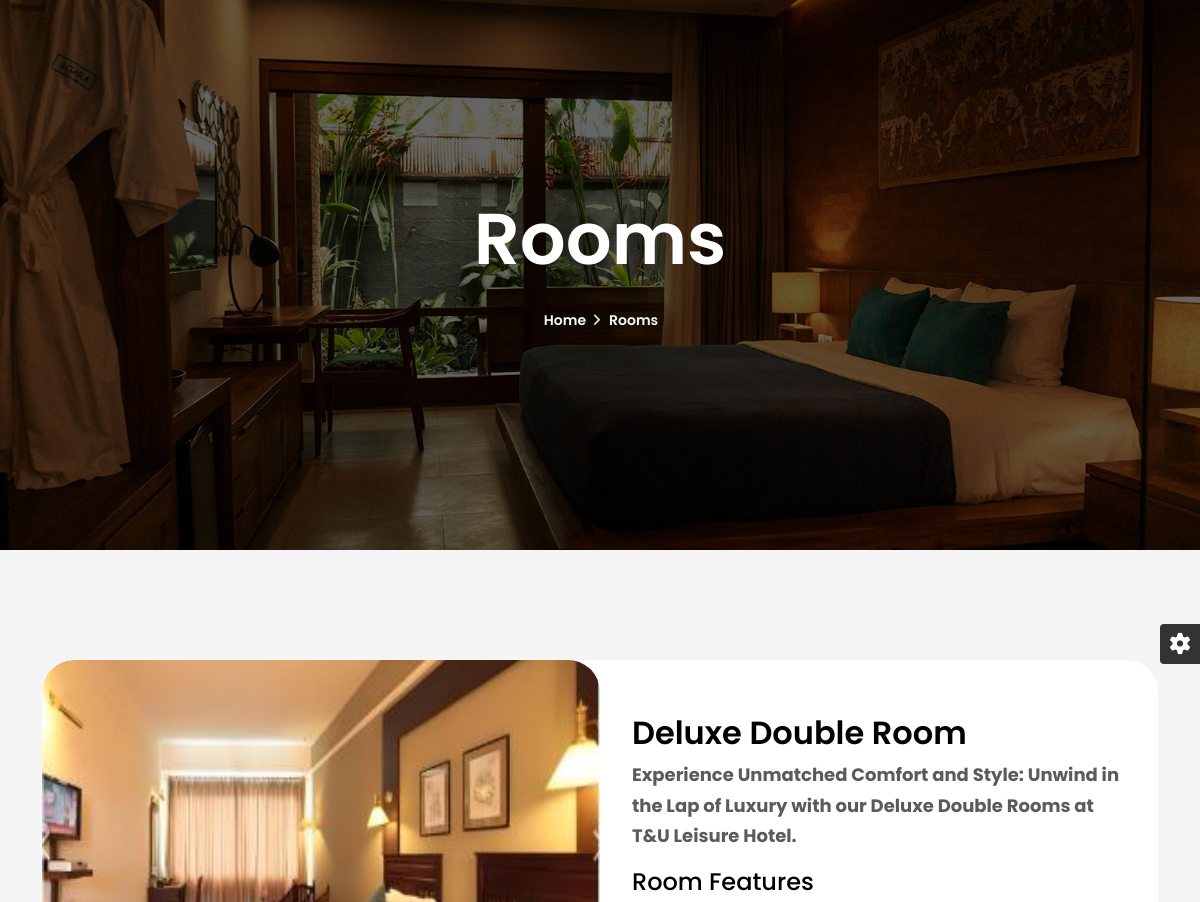
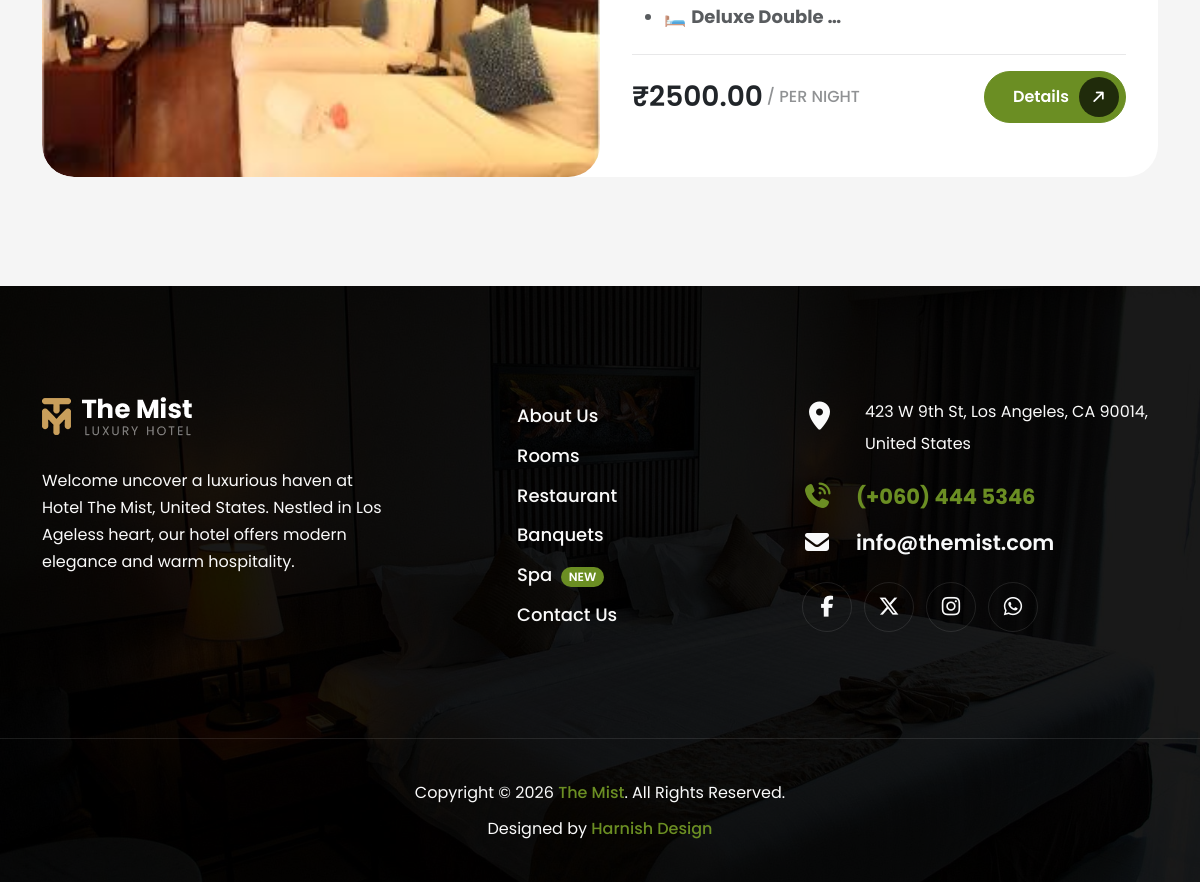
The page /our-rooms/ on the database its author committed (2 pictures, top to bottom).
### tandj_app/models.py (models this page shows, shortened)
class Room(models.Model):
    STATUS_CHOICES = [
        ("active", "Active"),
        ("inactive", "Inactive"),
    ]
    slug = models.SlugField(max_length=170, unique=True, blank=True)
    status = models.CharField(
        max_length=10, choices=STATUS_CHOICES, default="active"
    )
    room_category = models.CharField(
        max_length=100, blank=True
    )
    bedroom_beds = models.CharField(
        max_length=255, blank=True
    )
    living_room_beds = models.CharField(
        max_length=255, blank=True
    )
    rating_average = models.DecimalField(
        max_digits=3, decimal_places=1, null=True, blank=True
    )
    description = models.TextField(blank=True)
    price_per_night = models.DecimalField(
        max_digits=10, decimal_places=2, default=0
    )
    main_image = models.ImageField(upload_to="rooms/main/", blank=True, null=True)
    created_at = models.DateTimeField(auto_now_add=True)
    updated_at = models.DateTimeField(auto_now=True)
    class Meta:
        db_table = "rooms"

### tandj_app/views.py (the view)
# urls.py: path("rooms/", views.room_list, name="room_list"),
def rooms(request):
    room_list = Room.objects.prefetch_related("images")
    return render(request, "frontends/rooms.html", {"rooms": room_list})

### templates/frontends/rooms.html (shortened to what this page needs)
{% extends "frontends/base.html" %}
{% load static %}
{% block content %}
		<section class="page-header page-header-text-light py-0 mb-0">
			<div class="hero-wrap py-5">
				<div class="hero-mask opacity-6 bg-black"></div>
				<div class="hero-bg hero-bg-scroll" style="background-image:url('{% static 'tandu-main/images/slider/slide-2.jpg' %}');"></div>
				<div class="hero-content py-2 py-lg-4 my-2 my-md-4">
					<div class="container text-center mt-5 pt-5 pb-2">
						<h1 class="text-17 mb-4 wow fadeInUp">Rooms</h1>
						<ul class="breadcrumb justify-content-center mb-0 wow fadeInUp" data-wow-delay=".2s">
							<li><a href="{% url 'tandj_app:index' %}">Home</a></li>
							<li class="active">Rooms</li>
						</ul>
					</div>
				</div>
			</div>
		</section>
            <section class="section">
                <div class="container">
                    <div class="room-items-wrap">
						{% for room in rooms %}
						<div class="room-item bg-white rounded-5 {% if not forloop.last %}mb-5{% endif %}">
							<div class="row g-0">
								{% if forloop.counter|divisibleby:2 %}
								<div class="col-lg-6 align-content-center">
									<div class="p-4 m-2">
										<h3 class="text-8 fw-600">{{ room.room_category|default:"Room" }}</h3>
										<div class="text-body-secondary">{{ room.description|safe|truncatewords_html:25 }}</div>
										<div class="row g-2 text-3 text-body-secondary mb-3">
											{% if room.bedroom_beds %}
											<div class="col-6 col-xl-4 d-flex align-items-center">
												<span class="text-primary text-5 me-2"><i class="fa-solid fa-bed"></i></span>
												{{ room.bedroom_beds }}
											</div>
											{% endif %}
											{% if room.living_room_beds %}
											<div class="col-6 col-xl-4 d-flex align-items-center">
												<span class="text-primary text-5 me-2"><i class="fa-solid fa-couch"></i></span>
												{{ room.living_room_beds }}
											</div>
											{% endif %}
											{% if room.rating_average %}
											<div class="col-6 col-xl-4 d-flex align-items-center">
												<span class="text-primary text-5 me-2"><i class="fa-solid fa-star"></i></span>
												{{ room.rating_average }} Rating
											</div>
											{% endif %}
										</div>
										<hr class="opacity-1">
										<div class="d-flex align-items-center justify-content-between w-100 bottom-0 start-0">
											<div class="text-7 fw-600 d-flex align-items-center gap-1">₹{{ room.price_per_night }} <span class="text-3 fw-500 text-body-tertiary text-uppercase">/ Per Night</span></div>
											<a class="btn btn-new btn-primary rounded-pill" href="{% url 'tandj_app:room_detail_public' room.slug %}">
												<span class="btn-text"><span>Details</span></span>
												<span class="btn-icon"><i class="fa-solid fa-arrow-right"></i></span>
											</a>
										</div>
									</div>
								</div>
								<div class="col-lg-6">
									<div class="room-item-img rounded-5">
										<a href="{% url 'tandj_app:room_detail_public' room.slug %}">
											{% if room.main_image %}
											<img class="img-fluid d-block" src="{{ room.main_image.url }}" alt="{{ room.room_category }}">
											{% else %}
											<img class="img-fluid d-block" src="{% static 'tandu-main/images/rooms/room-1.jpg' %}" alt="{{ room.room_category }}">
											{% endif %}
										</a>
									</div>
								</div>
								{% else %}
								<div class="col-lg-6">
									<div class="room-item-img rounded-5">
										<a href="{% url 'tandj_app:room_detail_public' room.slug %}">
											{% if room.main_image %}
											<img class="img-fluid d-block" src="{{ room.main_image.url }}" alt="{{ room.room_category }}">
											{% else %}
											<img class="img-fluid d-block" src="{% static 'tandu-main/images/rooms/room-1.jpg' %}" alt="{{ room.room_category }}">
											{% endif %}
										</a>
									</div>
								</div>
								<div class="col-lg-6 align-content-center">
									<div class="p-4 m-2">
										<h3 class="text-8 fw-600">{{ room.room_category|default:"Room" }}</h3>
										<div class="text-body-secondary">{{ room.description|safe|truncatewords_html:25 }}</div>
										<hr class="opacity-1">
										<div class="d-flex align-items-center justify-content-between w-100 bottom-0 start-0">
											<div class="text-7 fw-600 d-flex align-items-center gap-1">₹{{ room.price_per_night }} <span class="text-3 fw-500 text-body-tertiary text-uppercase">/ Per Night</span></div>
											<a class="btn btn-new btn-primary rounded-pill" href="{% url 'tandj_app:room_detail_public' room.slug %}">
												<span class="btn-text"><span>Details</span></span>
												<span class="btn-icon"><i class="fa-solid fa-arrow-right"></i></span>
											</a>
										</div>
									</div>
								</div>
								{% endif %}
							</div>
						</div>
						{% empty %}
						<div class="text-center py-5">
							<p class="text-body-secondary">No rooms available right now. Please check back soon.</p>
						</div>
						{% endfor %}
                    </div>
                </div>
            </section>
{% endblock %}

### templates/frontends/rooms.html (style rules this page uses)
.page-header .hero-wrap { min-height: 550px; }
.room-items-wrap .room-item .row.g-0 { align-items: stretch; }
.room-items-wrap .room-item .room-item-img { height: 100%; min-height: 320px; }
.room-items-wrap .room-item .room-item-img img { width: 100%; height: 100%; object-fit: cover; display: block; }

### rows shown on the page
Room: main_image (picture), room_category "Deluxe Double Room", description "Experience Unmatched Comfort and Style: Unwind in the Lap of Luxury with our Deluxe Double Rooms at T&U Leisure Hotel. Room Features 🛏️ Deluxe Double …", price_per_night "2500.00"
